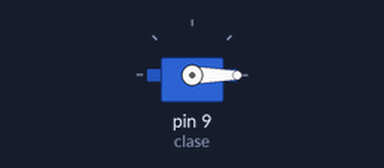
Recording of a sketch running on a simulated Arduino Uno, built with avr-gcc and run on an emulated ATmega328P. Shown: servo.

Above: at 0.05 s.
At 4.25 s:
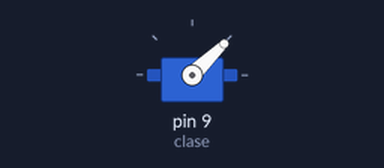
At 8.55 s:
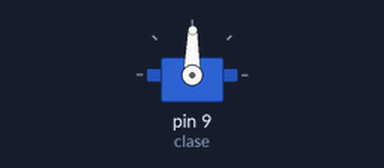
At 17.15 s:
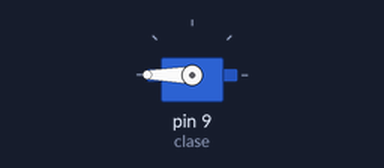
Timing chart, 0 to 22.4 s (numbered marks = the images above):
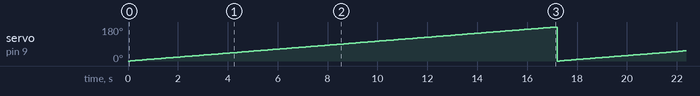

The sketch:

PruebaMotorBrushless.ino
```cpp
/*iarobotxyz
Prueba Motor Brushless
*/

#include <Servo.h>
Servo clase;
int ini = 0;
void setup()
{
  clase.attach(9);
}
void loop()
{
  for (ini = 0; ini <= 180; ini += 1)
  {
    clase.write(ini);
    delay(95);
  }
}
```

Measured:
- by itself, servo on pin 9 (clase): ramps from 0° to 180° and jumps back, once every 17.2 s
